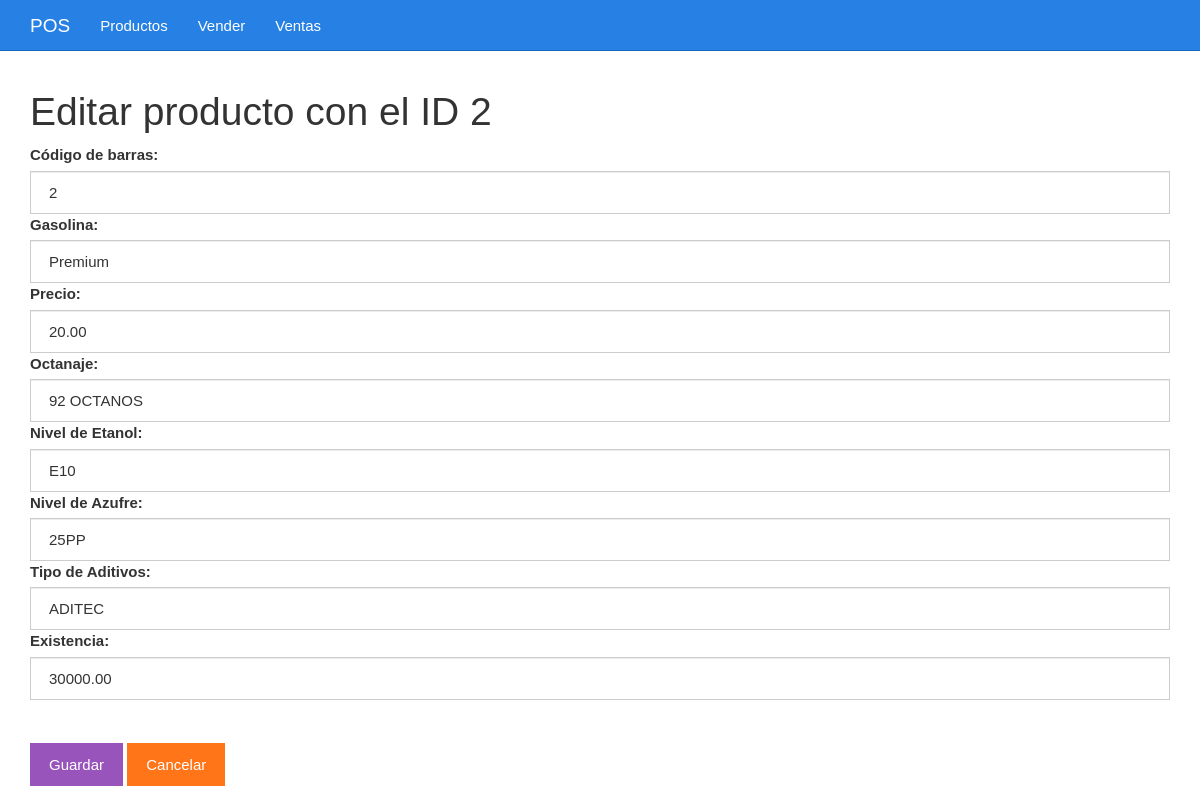
The page /editar.php?id=2 on the database its author committed.
### tables this page shows
CREATE TABLE `tbl_articulos` (
  `idGasolina` bigint(20) UNSIGNED NOT NULL,
  `codigo` varchar(255) NOT NULL,
  `nombreGasolina` varchar(50) NOT NULL,
  `precio` decimal(10,2) NOT NULL,
  `octanaje` varchar(50) NOT NULL,
  `nivelEtanol` varchar(50) NOT NULL,
  `nivelAzufre` varchar(50) NOT NULL,
  `tipoAditivos` varchar(50) NOT NULL,
  `existencia` decimal(10,2) NOT NULL
);

### editar.php (the view, shortened to what this page needs)
<?php
$idGasolina = $_GET["id"];
include_once "base_de_datos.php";
$sentencia = $base_de_datos->prepare("SELECT * FROM tbl_articulos WHERE idGasolina = ?;");
$sentencia->execute([$idGasolina]);
$producto = $sentencia->fetch(PDO::FETCH_OBJ);
?>
<?php include_once "encabezado.php" ?>
	<div class="col-xs-12">
		<h1>Editar producto con el ID <?php echo $producto->idGasolina; ?></h1>
		<form method="post" action="guardarDatosEditados.php">
			<label for="codigo">Código de barras:</label>
			<input value="<?php echo $producto->codigo ?>" class="form-control" name="codigo" required type="text" id="codigo" placeholder="Escribe el código">
			<label for="nombreGasolina">Gasolina:</label>
			<input value="<?php echo $producto->nombreGasolina ?>" class="form-control" name="nombreGasolina" required type="text" id="nombreGasolina" placeholder="Nombre de la Gasolina">
			<label for="precio">Precio:</label>
			<input value="<?php echo $producto->precio ?>" class="form-control" name="precio" required type="number" id="precio" placeholder="Precio de Gasolina">
			<label for="octanaje">Octanaje:</label>
			<input value="<?php echo $producto->octanaje ?>" class="form-control" name="octanaje" required type="text" id="octanaje" placeholder="Porcentaje de Octanaje">
			<label for="nivelEtanol">Nivel de Etanol:</label>
			<input value="<?php echo $producto->nivelEtanol ?>" class="form-control" name="nivelEtanol" required type="text" id="nivelEtanol" placeholder="Nivel de Etanol">
			<label for="nivelAzufre">Nivel de Azufre:</label>
			<input value="<?php echo $producto->nivelAzufre ?>" class="form-control" name="nivelAzufre" required type="text" id="nivelAzufre" placeholder="Nivel de Azufre">
			<label for="tipoAditivos">Tipo de Aditivos:</label>
			<input value="<?php echo $producto->tipoAditivos ?>" class="form-control" name="tipoAditivos" required type="text" id="tipoAditivos" placeholder="Nombre del Aditivo">
			<label for="existencia">Existencia:</label>
			<input value="<?php echo $producto->existencia ?>" class="form-control" name="existencia" required type="number" id="existencia" placeholder="Numero de litros en existencia">
			<br><br><input class="btn btn-info" type="submit" value="Guardar">
			<a class="btn btn-warning" href="./listar.php">Cancelar</a>
		</form>
	</div>
<?php include_once "pie.php" ?>

### css/estilo.css (style rules this page uses)
body { padding-top: 70px; }

### rows shown on the page
tbl_articulos: idGasolina "2", codigo "2", nombreGasolina "Premium", precio "20.00", octanaje "92 OCTANOS", nivelEtanol "E10", nivelAzufre "25PP", tipoAditivos "ADITEC", existencia "30000.00"
